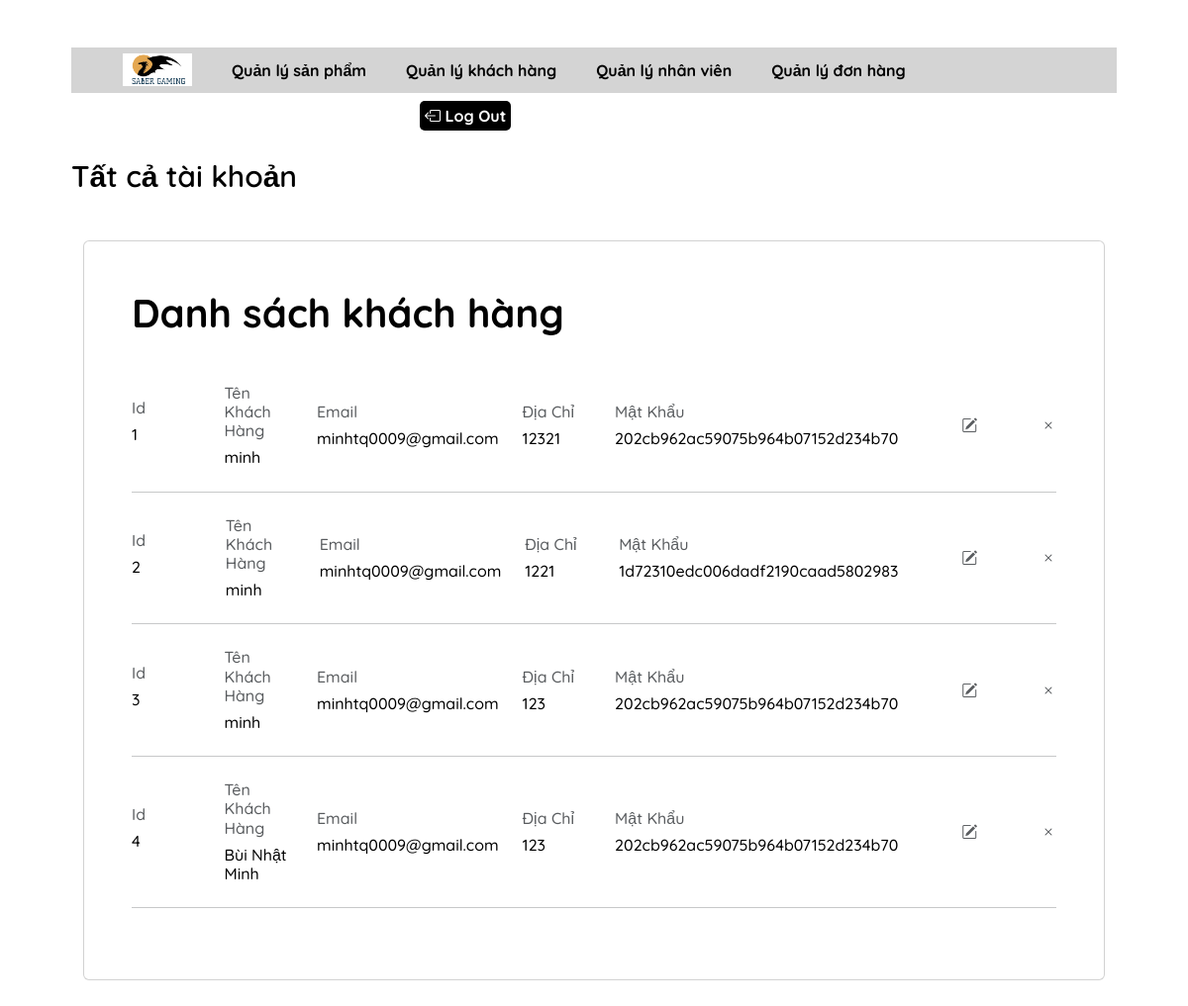
Screenshot of /admin/index.php?action=quanlykh&query=lietke (signed in) with the database file from the repository.
### tables this page shows
CREATE TABLE `tbl_dangky` (
  `id_dangky` int(11) NOT NULL,
  `tenkhachhang` varchar(200) NOT NULL,
  `email` varchar(100) NOT NULL,
  `diachi` varchar(200) NOT NULL,
  `matkhau` varchar(100) NOT NULL,
  `dienthoai` varchar(20) NOT NULL
);

### admin/modules/quanlykh/lietke.php (the view)
<?php
	$sql_lietke_kh = "SELECT * FROM tbl_dangky  ORDER BY tenkhachhang DESC";
	$query_lietke_kh = mysqli_query($mysqli,$sql_lietke_kh);
?>
<p class="tieude">Tất cả tài khoản</p>
<div class="row container_content">
                <section class="h-100 h-custom">
                    <div class="container h-100">
                        <div class="row d-flex justify-content-center align-items-center h-100">
                            <div class="col-12">
                                <div class="card card-registration card-registration-2" >
                                    <div class="card-body p-0">
                                        <div class="row g-0">
                                            <div class="col-lg-12">
                                                <div class="p-5">
                                                    <div class="d-flex justify-content-between align-items-center mb-5">
                                                        <h1 class="fw-bold mb-0 text-black"> Danh sách khách hàng</h1>
                                                    </div>
  <?php
  $i = 0;
  while($row = mysqli_fetch_array($query_lietke_kh)){
  	$i++;
  ?>
<div class="row mb-4 d-flex justify-content-between align-items-center">
                                                        <div class="col">
                                                            <h6 class="text-muted">Id</h6>
                                                            <h6 class="text-black mb-0"><?php echo $i ?><h6>
                                                        </div>
                                                        <div class="col">
                                                            <h6 class="text-muted">Tên Khách Hàng</h6>
                                                            <h6 class="text-black mb-0"><?php echo $row['tenkhachhang'] ?></h6>
                                                        </div>
                                                         <div class="col">
                                                            <h6 class="text-muted">Email</h6>
                                                            <h6 class="text-black mb-0"><?php echo $row['email'] ?></h6>
                                                        </div>
                                                        <div class="col">
                                                            <h6 class="text-muted">Địa Chỉ</h6>
                                                            <h6 class="text-black mb-0"><?php echo $row['diachi'] ?></h6>
                                                        </div>
                                                        <div class="col">
                                                            <h6 class="text-muted">Mật Khẩu</h6>
                                                            <h6 class="text-black mb-0"><?php echo $row['matkhau'] ?></h6>
                                                        </div>
                                                        <div class="col-md-1 col-lg-1 col-xl-1 text-end">
                                                            <a href="?action=quanlykh&query=sua&iddangky=<?php echo $row['id_khachhang'] ?>" class="text-muted"><i class="bi bi-pencil-square"></i></a>
                                                        </div>
                                                        <div class="col-md-1 col-lg-1 col-xl-1 text-end">
                                                            <a href="modules/quanlykh/xuly.php?iddangky=<?php echo $row['id_khachhang'] ?>" class="text-muted"><i class="bi bi-x"></i></a>
                                                        </div>
                                                    </div>
                                                    <hr class="my-4"/>
  <?php
  }
  ?>
                                                </div>
                                            </div>
                                        </div>
                                    </div>
                                </div>
                            </div>
                        </div>
                    </div>
                </section>
            </div>

### admin/index.php (shortened to what this page needs)
<!DOCTYPE html>
<html lang="en">
<head>
	<link rel="stylesheet" href="https://cdn.jsdelivr.net/npm/bootstrap-icons@1.10.5/font/bootstrap-icons.css">
	<link href="https://cdn.jsdelivr.net/npm/bootstrap@5.3.0/dist/css/bootstrap.min.css" rel="stylesheet">
	<link rel="stylesheet" href="css/style-admin1.css">
	<link rel="stylesheet" href="fonts/themify-icons.css">
</head>
<body>
	<div class="wrapper container">
	<?php
			include("modules/menu.php");
			include("modules/main.php");
	?>
	</div>
</body>
</html>

### admin/modules/menu.php
<ul class="admincp_list mt-5">
	<li>
	<a href="index.php"><img src="modules/logo.png" alt="" style="width:70px ;margin-top: -5px;">
	</li>
	<li class="hover-1"><a href="index.php?action=quanlysp&query=lietke">Quản lý sản phẩm</a></li>
	<li class="hover-1"><a href="index.php?action=quanlykh&query=lietke">Quản lý khách hàng</a></li>
	<li class="hover-1"><a href="index.php?action=quanlynhanvien&query=lietke">Quản lý nhân viên</a></li>
	<li class="hover-1"><a href="index.php?action=quanlydonhang&query=lietke">Quản lý đơn hàng</a></li>
	<li>
<p><a href="index.php?dangxuat=1" class="dangxuat" style="color:white; margin-left:300px;"><i class="bi bi-box-arrow-left" ></i> Log Out
<?php if(isset($_SESSION['dangnhap'])){} ?></a></p>
	</li>
</ul>

### admin/modules/main.php (shortened to what this page needs)
<div class="main">
	<?php
				if(isset($_GET['action']) && $_GET['query']){
					$tam = $_GET['action'];
					$query = $_GET['query'];
				}else{
					$tam = '';
					$query = '';
				}
				if($tam=='quanlydanhmucsanpham' && $query=='lietke'){
					include("modules/quanlydanhmucsp/lietke.php");
				}elseif ($tam=='quanlydanhmucsanpham' && $query=='sua') {
					include("modules/quanlydanhmucsp/sua.php");
				}elseif ($tam=='quanlydanhmucsanpham' && $query=='them') {
					include("modules/quanlydanhmucsp/them.php");
				}elseif ($tam=='quanlysp' && $query=='lietke') {
					include("modules/quanlysp/lietke.php");
				}elseif($tam=='quanlysp' && $query=='sua'){
					include("modules/quanlysp/sua.php");
				}elseif ($tam=='quanlysp' && $query=='them') {
					include("modules/quanlysp/them.php");
				}elseif ($tam=='quanlykh' && $query=='lietke') {
					include("modules/quanlykh/lietke.php");
				}elseif($tam=='quanlykh' && $query=='sua'){
					include("modules/quanlykh/sua.php");
				}elseif ($tam=='quanlynhanvien' && $query=='lietke') {
					include("modules/quanlynhanvien/lietke.php");
				}elseif ($tam=='quanlynhanvien' && $query=='them') {
					include("modules/quanlynhanvien/them.php");
				}elseif($tam=='quanlynhanvien' && $query=='sua'){
					include("modules/quanlynhanvien/sua.php");
				}elseif($tam=='quanlydonhang' && $query=='lietke'){
					include("modules/quanlydonhang/lietke.php");
				}elseif($tam=='donhang' && $query=='xemdonhang'){
					include("modules/quanlydonhang/xemdonhang.php");
				}elseif($tam=='nhanloi' && $query=='nhanloi'){
					include("modules/quanlydonhang/nhanloi.php");
				}
				else{
					include("modules/dashboard.php");
				}
	?>
</div>

### admin/css/style-admin1.css (style rules this page uses)
body { font-family: 'Quicksand', sans-serif; }
html { padding: 0px; margin: 0px; box-sizing: border-box; }
ul.admincp_list { width: 100%; height: 46px; list-style: none; background-color: #d4d4d4; }
ul.admincp_list li { float: left; line-height: 46px; padding: 0 20px; }
ul.admincp_list li a { color: black; text-decoration: none; font-weight: 700; }
.wrapper { height: auto; width: 90%; margin:0 auto; }
.dangxuat { text-decoration: none; background-color: #000; color: #fff; border-radius: 5px; padding: 5px; }
.tieude { font-size: 30px; font-weight: 600; color: black; }
@media (min-width: 1025px) { .h-custom { height: 100vh !important; } }

### rows the page displays
tbl_dangky: tenkhachhang "minh", email "minhtq0009@gmail.com", diachi "12321", matkhau "202cb962ac59075b964b07152d234b70"
tbl_dangky: tenkhachhang "minh", email "minhtq0009@gmail.com", diachi "1221", matkhau "1d72310edc006dadf2190caad5802983"
tbl_dangky: tenkhachhang "minh", email "minhtq0009@gmail.com", diachi "123", matkhau "202cb962ac59075b964b07152d234b70"
tbl_dangky: tenkhachhang "Bùi Nhật Minh", email "minhtq0009@gmail.com", diachi "123", matkhau "202cb962ac59075b964b07152d234b70"
